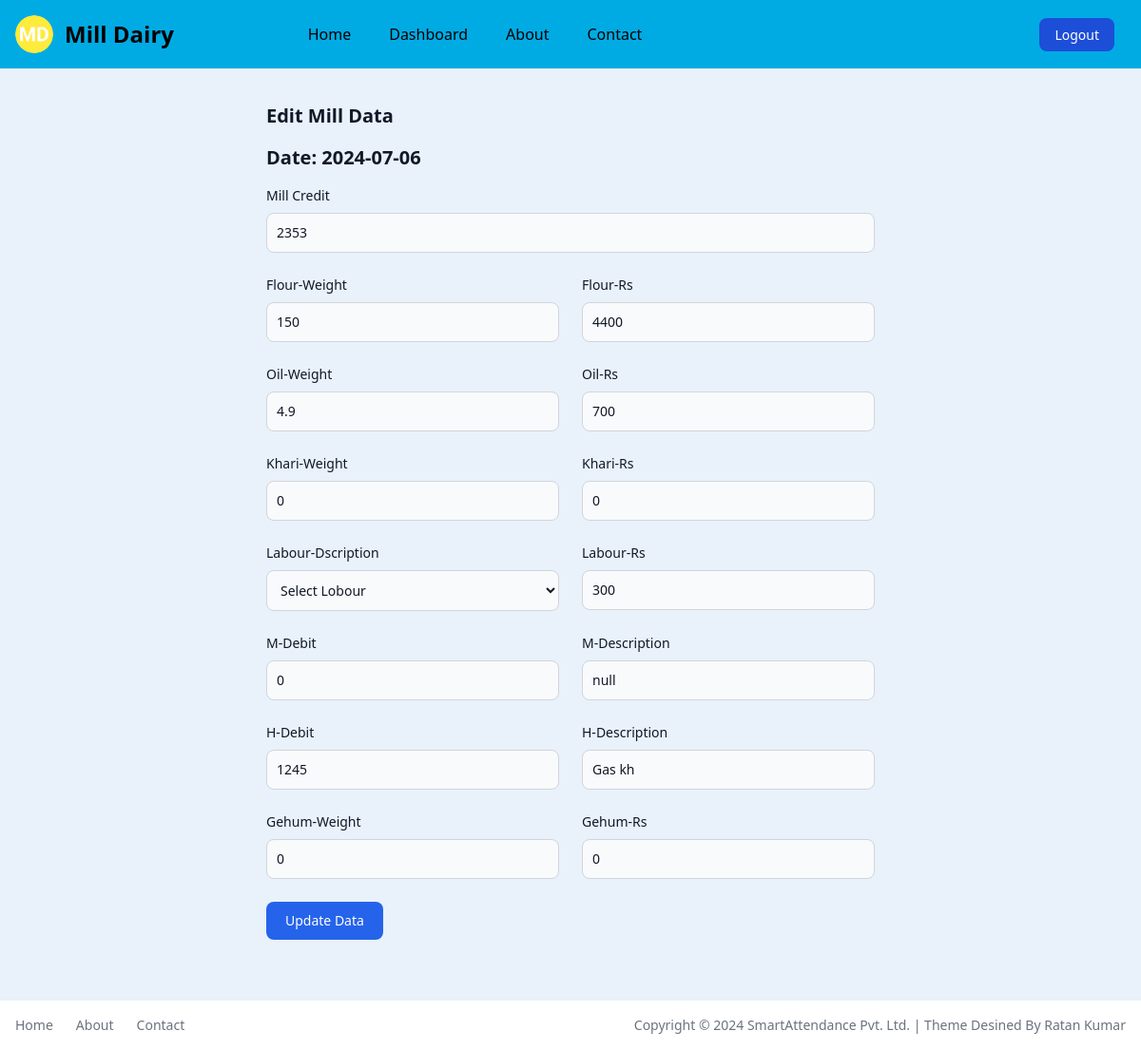
Page /edit_data/97 (signed in) on the committed database.
### app.py (models this page shows, shortened)
class MillData(db.Model):
    id = db.Column(db.Integer, primary_key=True)
    user_id = db.Column(db.Integer, db.ForeignKey('user.id'), nullable=False)
    date = db.Column(db.Date, default=datetime.datetime.now)
    mill_credit = db.Column(db.Integer, nullable=False)
    flour_weight = db.Column(db.Integer, nullable=False)
    flour_rs = db.Column(db.Integer, nullable=False)
    oil_weight = db.Column(db.Integer, nullable=False)
    oil_rs = db.Column(db.Integer, nullable=False)
    khari_weight = db.Column(db.Integer, nullable=False)
    khari_rs = db.Column(db.Integer, nullable=False)
    labour_dscri = db.Column(db.String(100), nullable=False)
    labour_rs = db.Column(db.Integer, nullable=False)
    mill_debit = db.Column(db.Integer, nullable=False)
    mill_dscri = db.Column(db.String(100), nullable=False)
    home_debit = db.Column(db.Integer, nullable=False)
    home_dscri = db.Column(db.String(100), nullable=False)
    gehum_weight = db.Column(db.Integer, nullable=False)
    gehum_rs = db.Column(db.Integer, nullable=False)
    total_credit = db.Column(db.Integer, nullable=False)
    total_debit = db.Column(db.Integer, nullable=False)
    user = db.relationship('User', backref=db.backref('milldatas', lazy=True))

### app.py (the view)
@app.route('/edit_data/<int:data_id>', methods=['GET'])
def edit_data(data_id):
    if 'email' in session:
        user = User.query.filter_by(email=session['email']).first()
        mill_data = MillData.query.filter_by(id=data_id, user_id=user.id).first()
        if not mill_data:
            flash('Data not found or you do not have permission to edit this data.', 'error')
            return redirect('/dashboard')
        return render_template('edit_data.html', mill_data=mill_data)
    else:
        flash('You need to login first.', 'error')
        return redirect('/login')

### templates/edit_data.html (shortened to what this page needs)
{% extends 'layout.html' %}
{% block content %}
<div class="pt-[44px] w-full">
    <section class="bg-[#E9F1FA] dark:bg-gray-900">
        <div class="py-8 px-4 mx-auto max-w-2xl lg:py-16">
            <h2 class="mb-4 text-xl font-bold text-gray-900 dark:text-white">Edit Mill Data</h2>
            <h2 class="mb-4 text-xl font-bold text-gray-900 dark:text-white">Date: {{ mill_data.date }}</h2>
            <form action="{{ url_for('update_data', data_id=mill_data.id) }}" method="post">
                <div class="grid gap-4 sm:grid-cols-2 sm:gap-6">
                    <div class="sm:col-span-2">
                        <label for="Mill Credit" class="block mb-2 text-sm font-medium text-gray-900 dark:text-white">
                            Mill Credit
                        </label>
                        <input type="number" name="m_credit" value="{{ mill_data.mill_credit }}" class="bg-gray-50 border border-gray-300 text-gray-900 text-sm rounded-lg focus:ring-primary-600 focus:border-primary-600 block w-full p-2.5 dark:bg-gray-700 dark:border-gray-600 dark:placeholder-gray-400 dark:text-white dark:focus:ring-primary-500 dark:focus:border-primary-500" required>
                    </div>
                    <div>
                        <label for="Flour-Weight" class="block mb-2 text-sm font-medium text-gray-900 dark:text-white">
                            Flour-Weight
                        </label>
                        <input type="number" step="0.01" name="flour_weight" value="{{ mill_data.flour_weight }}" class="bg-gray-50 border border-gray-300 text-gray-900 text-sm rounded-lg focus:ring-primary-600 focus:border-primary-600 block w-full p-2.5 dark:bg-gray-700 dark:border-gray-600 dark:placeholder-gray-400 dark:text-white dark:focus:ring-primary-500 dark:focus:border-primary-500" required>
                    </div>
                    <div class="w-full">
                        <label for="FLOUR-Rs" class="block mb-2 text-sm font-medium text-gray-900 dark:text-white">
                            Flour-Rs
                        </label>
                        <input type="number" name="flour_rs" value="{{ mill_data.flour_rs }}" class="bg-gray-50 border border-gray-300 text-gray-900 text-sm rounded-lg focus:ring-primary-600 focus:border-primary-600 block w-full p-2.5 dark:bg-gray-700 dark:border-gray-600 dark:placeholder-gray-400 dark:text-white dark:focus:ring-primary-500 dark:focus:border-primary-500" required>
                    </div>
                    <div>
                        <label for="Oil-Weight" class="block mb-2 text-sm font-medium text-gray-900 dark:text-white">
                            Oil-Weight
                        </label>
                        <input type="number" step="0.01" name="oil_weight" value="{{ mill_data.oil_weight }}" class="bg-gray-50 border border-gray-300 text-gray-900 text-sm rounded-lg focus:ring-primary-600 focus:border-primary-600 block w-full p-2.5 dark:bg-gray-700 dark:border-gray-600 dark:placeholder-gray-400 dark:text-white dark:focus:ring-primary-500 dark:focus:border-primary-500" placeholder="12Kg" required="">
                    </div>
                    <div class="w-full">
                        <label for="Oil-Rs" class="block mb-2 text-sm font-medium text-gray-900 dark:text-white">
                            Oil-Rs
                        </label>
                        <input type="number" name="oil_rs" value="{{ mill_data.oil_rs }}" class="bg-gray-50 border border-gray-300 text-gray-900 text-sm rounded-lg focus:ring-primary-600 focus:border-primary-600 block w-full p-2.5 dark:bg-gray-700 dark:border-gray-600 dark:placeholder-gray-400 dark:text-white dark:focus:ring-primary-500 dark:focus:border-primary-500" placeholder="Rs.2999" required="">
                    </div>
                    <div>
                        <label for="khari-Weight" class="block mb-2 text-sm font-medium text-gray-900 dark:text-white">
                            Khari-Weight
                        </label>
                        <input type="number" step="0.01" name="khari_weight" value="{{ mill_data.khari_weight }}" class="bg-gray-50 border border-gray-300 text-gray-900 text-sm rounded-lg focus:ring-primary-600 focus:border-primary-600 block w-full p-2.5 dark:bg-gray-700 dark:border-gray-600 dark:placeholder-gray-400 dark:text-white dark:focus:ring-primary-500 dark:focus:border-primary-500" placeholder="12Kg" required="">
                    </div>
                    <div class="w-full">
                        <label for=" Khari-Rs" class="block mb-2 text-sm font-medium text-gray-900 dark:text-white">
                            Khari-Rs
                        </label>
                        <input type="number" name="khari_rs" value="{{ mill_data.khari_rs }}" class="bg-gray-50 border border-gray-300 text-gray-900 text-sm rounded-lg focus:ring-primary-600 focus:border-primary-600 block w-full p-2.5 dark:bg-gray-700 dark:border-gray-600 dark:placeholder-gray-400 dark:text-white dark:focus:ring-primary-500 dark:focus:border-primary-500" placeholder="Rs.2999" required="">
                    </div>
                    <div>
                        <label for="Labour-Dscri" class="block mb-2 text-sm font-medium text-gray-900 dark:text-white">
                            Labour-Dscription
                        </label>
                        <select id="category" name="labour_dscri" value="{{ mill_data.labour_dscri }}" required=""
                            class="bg-gray-50 border border-gray-300 text-gray-900 text-sm rounded-lg focus:ring-primary-500 focus:border-primary-500 block w-full p-2.5 dark:bg-gray-700 dark:border-gray-600 dark:placeholder-gray-400 dark:text-white dark:focus:ring-primary-500 dark:focus:border-primary-500">
                            <option selected="">Select Lobour</option>
                        </select>
                    </div>
                    <div class="w-full">
                        <label for="Labour-Rs" class="block mb-2 text-sm font-medium text-gray-900 dark:text-white">
                            Labour-Rs
                        </label>
                        <input type="number" name="labour_rs" value="{{ mill_data.labour_rs }}" class="bg-gray-50 border border-gray-300 text-gray-900 text-sm rounded-lg focus:ring-primary-600 focus:border-primary-600 block w-full p-2.5 dark:bg-gray-700 dark:border-gray-600 dark:placeholder-gray-400 dark:text-white dark:focus:ring-primary-500 dark:focus:border-primary-500" placeholder="Rs.2999" required="">
                    </div>
                    <div class="w-full">
                        <label for="M-Debit" class="block mb-2 text-sm font-medium text-gray-900 dark:text-white">
                            M-Debit
                        </label>
                        <input type="number" name="mill_debit" value="{{ mill_data.mill_debit }}" class="bg-gray-50 border border-gray-300 text-gray-900 text-sm rounded-lg focus:ring-primary-600 focus:border-primary-600 block w-full p-2.5 dark:bg-gray-700 dark:border-gray-600 dark:placeholder-gray-400 dark:text-white dark:focus:ring-primary-500 dark:focus:border-primary-500" placeholder="Rs.2999" required="">
                    </div>
                    <div class="w-full">
                        <label for="M-Description" class="block mb-2 text-sm font-medium text-gray-900 dark:text-white">
                            M-Description
                        </label>
                        <input type="text" name="mill_dscri" value="{{ mill_data.mill_dscri }}" class="bg-gray-50 border border-gray-300 text-gray-900 text-sm rounded-lg focus:ring-primary-600 focus:border-primary-600 block w-full p-2.5 dark:bg-gray-700 dark:border-gray-600 dark:placeholder-gray-400 dark:text-white dark:focus:ring-primary-500 dark:focus:border-primary-500" placeholder="Mill Description" required="">
                    </div>
                    <div class="w-full">
                        <label for="H-Debit" class="block mb-2 text-sm font-medium text-gray-900 dark:text-white">
                            H-Debit
                        </label>
                        <input type="number" name="home_debit" value="{{ mill_data.home_debit }}" class="bg-gray-50 border border-gray-300 text-gray-900 text-sm rounded-lg focus:ring-primary-600 focus:border-primary-600 block w-full p-2.5 dark:bg-gray-700 dark:border-gray-600 dark:placeholder-gray-400 dark:text-white dark:focus:ring-primary-500 dark:focus:border-primary-500" placeholder="Rs.2999" required="">
                    </div>
                    <div class="w-full">
                        <label for="H-Description" class="block mb-2 text-sm font-medium text-gray-900 dark:text-white">
                            H-Description
                        </label>
                        <input type="text" name="home_dscri" value="{{ mill_data.home_dscri }}" class="bg-gray-50 border border-gray-300 text-gray-900 text-sm rounded-lg focus:ring-primary-600 focus:border-primary-600 block w-full p-2.5 dark:bg-gray-700 dark:border-gray-600 dark:placeholder-gray-400 dark:text-white dark:focus:ring-primary-500 dark:focus:border-primary-500" placeholder="Home Description" required="">
                    </div>
                    <div>
                        <label for="Gehum-Weight" class="block mb-2 text-sm font-medium text-gray-900 dark:text-white">
                            Gehum-Weight
                        </label>
                        <input type="number" step="0.01" name="gehum_weight" value="{{ mill_data.gehum_weight }}" class="bg-gray-50 border border-gray-300 text-gray-900 text-sm rounded-lg focus:ring-primary-600 focus:border-primary-600 block w-full p-2.5 dark:bg-gray-700 dark:border-gray-600 dark:placeholder-gray-400 dark:text-white dark:focus:ring-primary-500 dark:focus:border-primary-500" placeholder="12Kg" required="">
                    </div>
                    <div class="w-full">
                        <label for=" Gehum-Rs" class="block mb-2 text-sm font-medium text-gray-900 dark:text-white">
                            Gehum-Rs
                        </label>
                        <input type="number" name="gehum_rs" value="{{ mill_data.gehum_rs }}" class="bg-gray-50 border border-gray-300 text-gray-900 text-sm rounded-lg focus:ring-primary-600 focus:border-primary-600 block w-full p-2.5 dark:bg-gray-700 dark:border-gray-600 dark:placeholder-gray-400 dark:text-white dark:focus:ring-primary-500 dark:focus:border-primary-500" placeholder="Rs.2999" required="">
                    </div>
                </div>
                <button type="submit" class="inline-flex items-center px-5 py-2.5 mt-4 sm:mt-6 text-sm font-medium text-center text-white bg-[#2563eb] rounded-lg focus:ring-4 focus:ring-primary-200 dark:focus:ring-primary-900 hover:bg-primary-800">
                    Update Data
                </button>
            </form>
        </div>
    </section>
</div>
{% endblock %}

### rows in the picture
MillData: date "2024-07-06", m_credit "2353", flour_weight "150", flour_rs "4400", oil_weight "4.9", oil_rs "700", khari_weight "0", khari_rs "0", labour_dscri "Select Lobour", labour_rs "300", mill_debit "0", mill_dscri "null", home_debit "1245", home_dscri "Gas kh", gehum_weight "0", gehum_rs "0"
